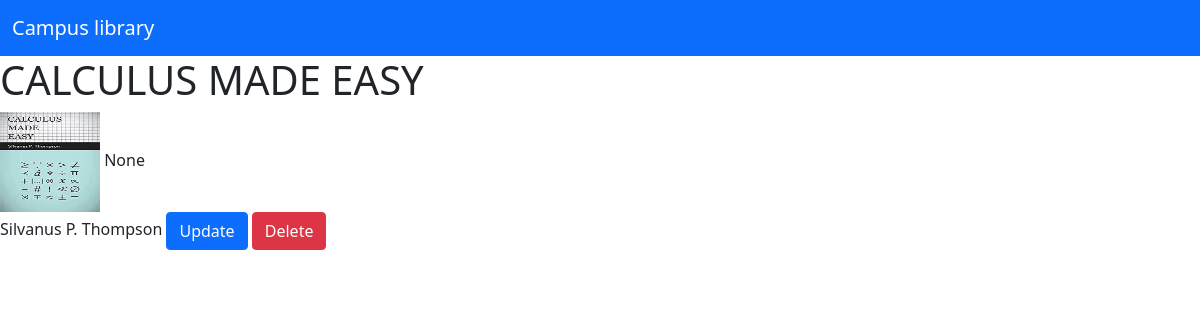
The app's page /book_librarian/10/, older data.
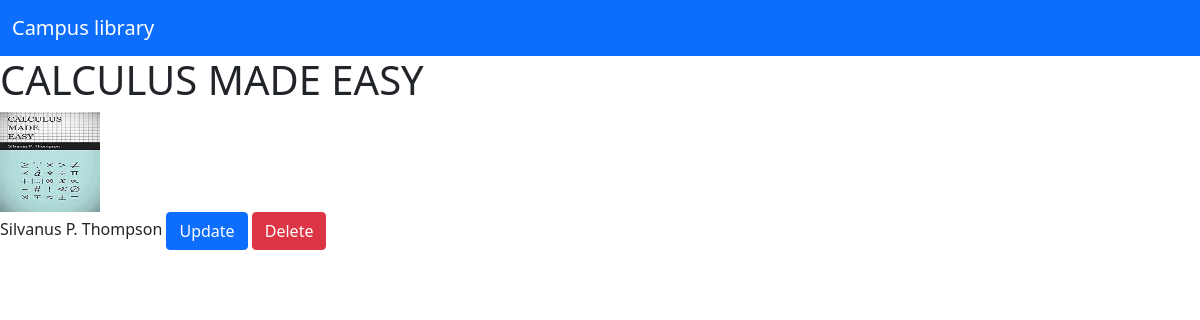
The same page, newer data.
### books/models.py (models this page shows, shortened)
class Book(models.Model):
    class BookStatusChoices(models.TextChoices):
        AVAILABLE = "AVAILABLE", ("Available")
        UNAVAILABLE = "UNAVAILABLE", ("Unavailable")
        BOOKED = "BOOKED", ("Booked")
    book_title = models.CharField(max_length=255)
    author = models.CharField(max_length=255)
    edition = models.CharField(max_length=255)
    Date_added = models.DateField(auto_now_add=True)
    subject_area = models.CharField(max_length=255)
    book_cover = models.ImageField(upload_to = 'images/')
    added_by=models.CharField(max_length=100,null=True,blank=True)
    date_updated=models.DateTimeField(auto_now=True)
    ISBN= models.CharField(null=True, blank= True,max_length=200)
    description = models.TextField(null=True, blank=True)
    status = models.CharField(max_length=20, default="AVAILABLE", choices=BookStatusChoices.choices)

### books/views.py (the view)
# urls.py: path('book_librarian/<str:pk>/', views.book_librarian, name="book_librarian"),
def book_librarian(request, pk):
    book=Book.objects.get(id=pk)
    context = {'book': book}
    return render(request,'books/book_librarian.html',context)

### books/templates/books/book_librarian.html
{% extends 'main_librarian.html' %}
{% block content %}
<h1>{{book.book_title}}</h1>
<img src="{{ book.book_cover.url }}" alt="book_cover" style="width:100px; height: 100px">
{{book.description}}</br>
{{book.author}}
<a class="btn btn-primary" href="{% url 'books:update_book' book.id %}" role="button">Update</a>
<a class="btn btn-danger" href="{% url 'books:delete_book' book.id %}" role="button">Delete</a>
{% endblock content%}

Row changes from the older to the newer data that the page shows:
changed Book "CALCULUS MADE EASY": description "None" → (not shown)
